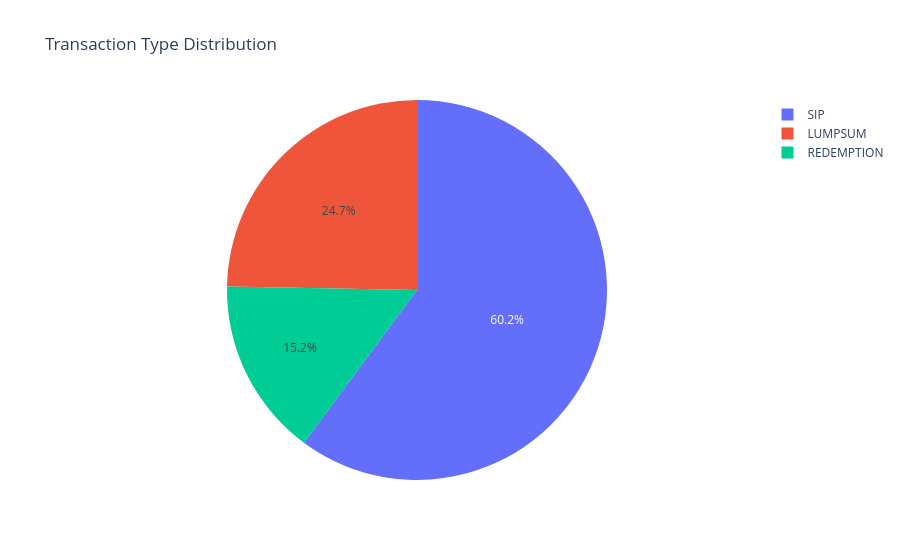

This figure's notebook cell:
### Code cell
transaction_counts = investor_df["transaction_type"].value_counts()

fig = px.pie(
    values=transaction_counts.values,
    names=transaction_counts.index,
    title="Transaction Type Distribution"
)

fig.show()

### Figure 1 — Plotly figure (JSON) as saved in the notebook; plotly's stock layout.template omitted (floating-point values rounded to 4 significant figures)
{"data": [{"domain": {"x": [0, 1], "y": [0, 1]}, "hovertemplate": "label=%{label}<br>value=%{value}<extra></extra>", "labels": ["SIP", "LUMPSUM", "REDEMPTION"], "legendgroup": "", "name": "", "showlegend": true, "type": "pie", "values": [19716, 8095, 4967]}], "layout": {"autosize": true, "legend": {"tracegroupgap": 0}, "title": {"text": "Transaction Type Distribution"}}}
